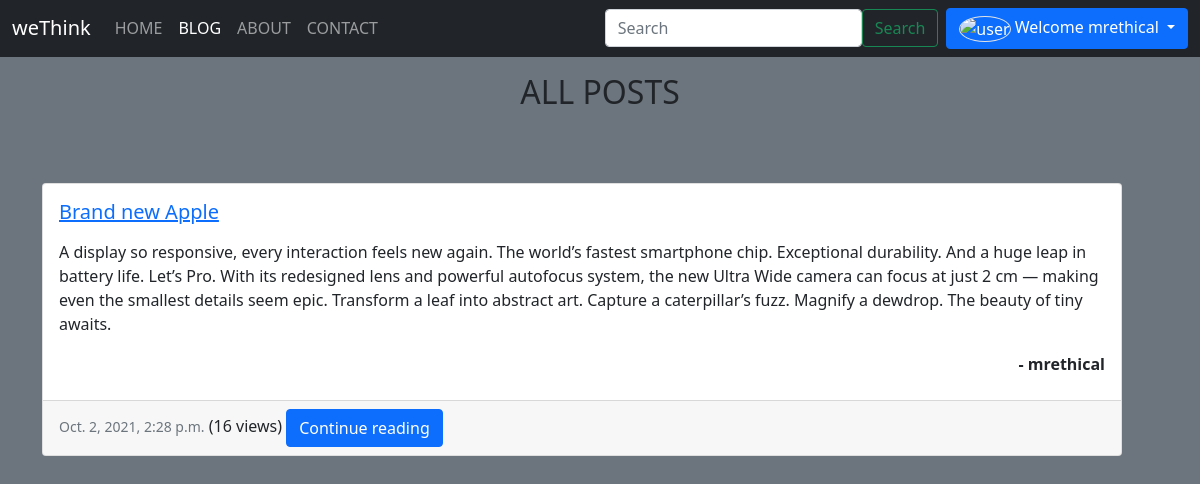
/blog/ (signed in), run on an earlier commit of the app's database.
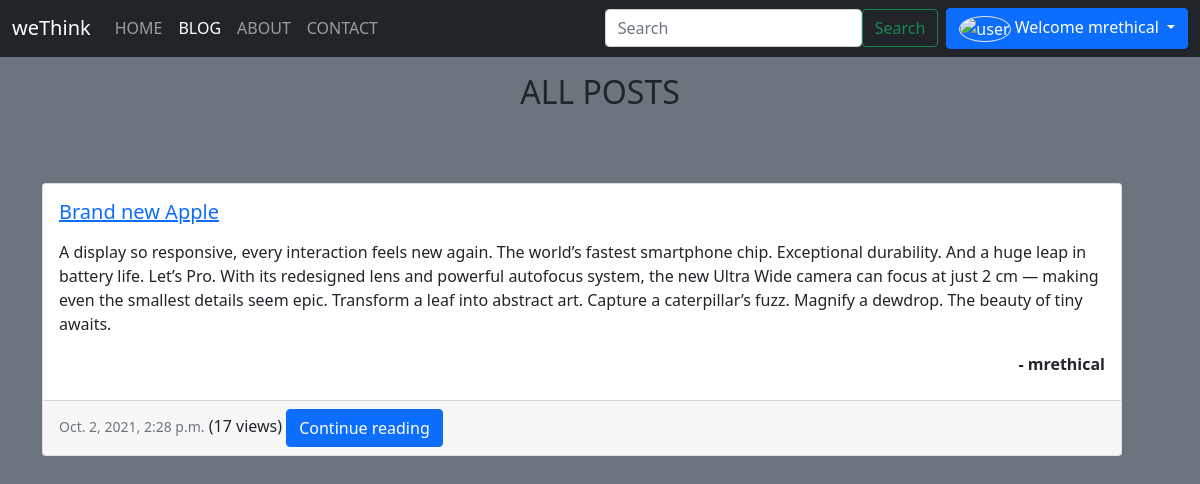
And on a later commit of the database.
### blog/models.py (models this page shows, shortened)
class Post(models.Model):
    sno = models.AutoField(primary_key=True)
    title = models.CharField(max_length=255)
    author = models.ForeignKey(settings.AUTH_USER_MODEL, default=1, on_delete=models.CASCADE)
    desc = models.TextField(max_length=500, blank=True, null=True)
    content = RichTextUploadingField(config_name="default", blank=True, null=True)
    timeStamp = models.DateTimeField(auto_now_add=True, blank=True)
    views = models.IntegerField(default=0)
    slug = models.CharField(max_length=150, null=True, blank=True)

### blog/views.py (the view)
# urls.py: path('', views.blogHome, name='blogHome'),
def blogHome(request):
    allposts = Post.objects.all()
    context = {'allposts':allposts}
    return render(request, 'blog/blogHome.html', context)
    return render(request, 'home/home.html', context)

### templates/blog/blogHome.html (shortened to what this page needs)
{% extends 'base.html' %}
{% block blogactive %}active{% endblock blogactive %}
{% block body %}
<div class="py-3 text-center">
  <h2>ALL POSTS</h2>
</div>
<div class="container">
  <div class="col-md-13 my-5">
    {% for post in allposts %}
    <div class="card mb-3" style="max-width: 1080px;">
      <div class="row g-0">
        <div>
          <div class="card-body">
            <h5 class="card-title"><a href="/blog/{{post.slug}}">{{post.title}}</a></h5>
            <p class="card-text"><div class="preview">{{post.desc | truncatechars:500 }}</div></p>
            <div class="text-end">
              <strong class="d-inline-block mb-2 text-end">- {{post.author}}</strong>
            </div>
          </div>
          <div class="card-footer">
            <small class="text-muted">{{post.timeStamp}}</small>
            <a >(<span>{{post.views}} views</span>)</a>
            <a href="/blog/{{post.slug}}" role="button" class="btn btn-primary">Continue reading</a>
          </div>
        </div>
      </div>
    </div>
    {% endfor %}
  </div>
</div>
{% endblock body %}

### templates/base.html (shortened to what this page needs)
<!doctype html>
{% load static %}
{% load humanize %}
<html lang="en">
<head>
  <link rel="stylesheet" href="{% static 'css/bootstrap.css' %}">
  <link rel="stylesheet" href="{% static 'css/style.css' %}">
  <link rel="stylesheet" href="{% static 'css/all.css' %}">
</head>
<body class="bg-secondary">
  <div>
    <nav class="navbar navbar-expand-lg navbar-dark bg-dark">
      <div class="container-fluid form-inline">
        <a class="navbar-brand" href="/">weThink</a>
        <div class="collapse navbar-collapse" id="navbarSupportedContent">
          <ul class="navbar-nav me-auto mb-2 mb-lg-0">
            <li class="nav-item ">
              <a class="nav-link {% block homeactive %}{% endblock homeactive %}" aria-current="page" href="/">HOME</a>
            </li>
            <li class="nav-item ">
              <a class="nav-link {% block blogactive %}{% endblock blogactive %}" href="/blog">BLOG</a>
            </li>
            <li class="nav-item ">
              <a class="nav-link {% block aboutactive %}{% endblock aboutactive %}" href="/about">ABOUT</a>
            </li>
            <li class="nav-item ">
              <a class="nav-link {% block contactactive %} {% endblock contactactive %}" href="/contact">CONTACT</a>
            </li>
          </ul>
          <form method="get" action="/search" class="d-flex">
            <input class="form-control mr-sm-2" type="search" placeholder="Search" aria-label="Search" name="query"
              id="query">
            <button class="btn btn-outline-success my-2 my-sm-0 " type="submit">Search</button>
          </form>
          {% if user.is_authenticated %}
            <div class="btn-group ms-2 w-10" role="group">
              <button id="btnGroupDrop1" type="button" class="btn btn-primary dropdown-toggle" data-bs-toggle="dropdown"
                aria-expanded="false"><img style="width: 25px; height: 25px" class="img-responsive rounded-circle border rounded-border-primary mw-30 " src="/static/img/user.png" alt="user">
                Welcome {{request.user}}
              </button>
            </div>
          </div>
          {% endif %}
        </div>
      </div>
  {% block body %}{% endblock body %}
</body>
</html>

What changed in the data, as far as the page shows it:
changed Post "Brand new Apple": views "16" → "17"
